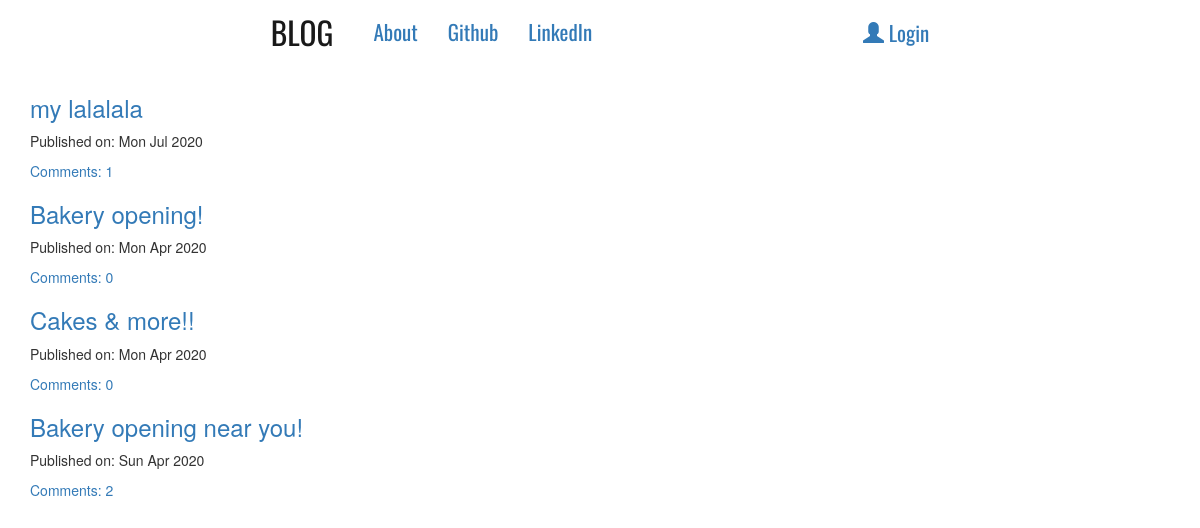
The page / on the database its author committed.
### blogapp/models.py (models this page shows, shortened)
class Post(models.Model):
    author = models.ForeignKey('auth.User', on_delete=models.CASCADE)
    title = models.CharField(max_length=70)
    text = models.TextField()
    create_date = models.DateTimeField(default=timezone.now) # current date and time is set as create_date
    published_date = models.DateTimeField(blank=True, null=True)
    def approve_comments(self):
        return self.comments.filter(approved_comment=True)

### blogapp/views.py (the view)
# urls.py: url(r'^$',views.PostListView.as_view(), name='post_list'), # home page
class PostListView(ListView):
    model = Post # OR model = models.Post
    def get_queryset(self):
        return Post.objects.filter(published_date__lte=timezone.now()).order_by('-published_date')

### blogapp/templates/blogapp/post_list.html
{% extends 'blogapp/base.html' %}
{% block body_block %}
<div class="centrestage">
    {% for post in post_list %}
    <div class="post">
        <h3><a href="{% url 'post_detail' pk=post.pk %}">{{ post.title }}</a></h3>
        <div class="date">
            <p>Published on: {{ post.published_date|date:"D M Y" }}</p>
        </div>
        <div class="comment">
            <a href="{% url 'post_detail' pk=post.pk %}">Comments: {{ post.approve_comments.count }}</a>
        </div>
    </div>
    {% endfor %}
</div>
{% endblock %}

### blogapp/templates/blogapp/base.html (shortened to what this page needs)
<!DOCTYPE html>
{% load static %}
<html lang="en">
<head>
    <link rel="stylesheet" href="https://stackpath.bootstrapcdn.com/bootstrap/4.4.1/css/bootstrap.min.css"
>
    <link rel="stylesheet" href="https://maxcdn.bootstrapcdn.com/bootstrap/3.3.7/css/bootstrap.min.css"
>
    <link rel="stylesheet" href="https://maxcdn.bootstrapcdn.com/bootstrap/3.3.7/css/bootstrap-theme.min.css"
>
    <link rel="stylesheet" href="//cdn.jsdelivr.net/npm/medium-editor@latest/dist/css/medium-editor.min.css"
        type="text/css" media="screen" charset="utf-8">
    <link rel="stylesheet" href="{% static 'css/blog.css' %}">
</head>
<body>
    <nav class="navbar navbar-expand navbar-light navfont">
        <div class="container">
            <ul class="nav navbar-nav">
                <li><a href="{% url 'post_list' %}" class="navbar-brand bigbrand">BLOG</a></li>
                <li><a href="{% url 'about' %}" class="nav-item">About</a></li>
                <li><a href="https://github.com/sayali1008" class="nav-item">Github</a></li>
                <li><a href="https://www.linkedin.com/in/sayali-moghe-079481193/">LinkedIn</a></li>
            </ul>
            <ul class="nav navbar-nav navbar-right">
                {% if user.is_authenticated %}
                <li><a href="{% url 'post_create' %}">Create Post</a></li>
                <li><a href="{% url 'post_drafts' %}">Drafts</a></li>
                <li><a href="{% url 'logout' %}">Logout</a></li>
                <li><a href="">{{ user.username }}</a></li>
                {% else %}
                <li><a href="{% url 'login' %}"><span class="glyphicon glyphicon-user"></span> Login</a></li>
                {% endif %}
            </ul>
        </div>
    </nav>
    <div class="container body-block">
        <div class="row">
                <div class="blog-post">
                    {% block body_block %}
                    {% endblock %}
                </div>
        </div>
    </div>
</body>
</html>

### blogapp/static/css/blog.css (style rules this page uses)
.navfont { font-family: 'Oswald', sans-serif; font-size: 1.5em; margin-bottom: 0.5em; }
.bigbrand { font-size: 1.5em; }
.centrestage { margin-left: auto; margin-right: auto; }

### rows shown on the page
Post: title "my lalalala", published_date "Mon Jul 2020", approve_comments.count "1"
Post: title "Bakery opening!", published_date "Mon Apr 2020", approve_comments.count "0"
Post: title "Cakes & more!!", published_date "Mon Apr 2020", approve_comments.count "0"
Post: title "Bakery opening near you!", published_date "Sun Apr 2020", approve_comments.count "2"
